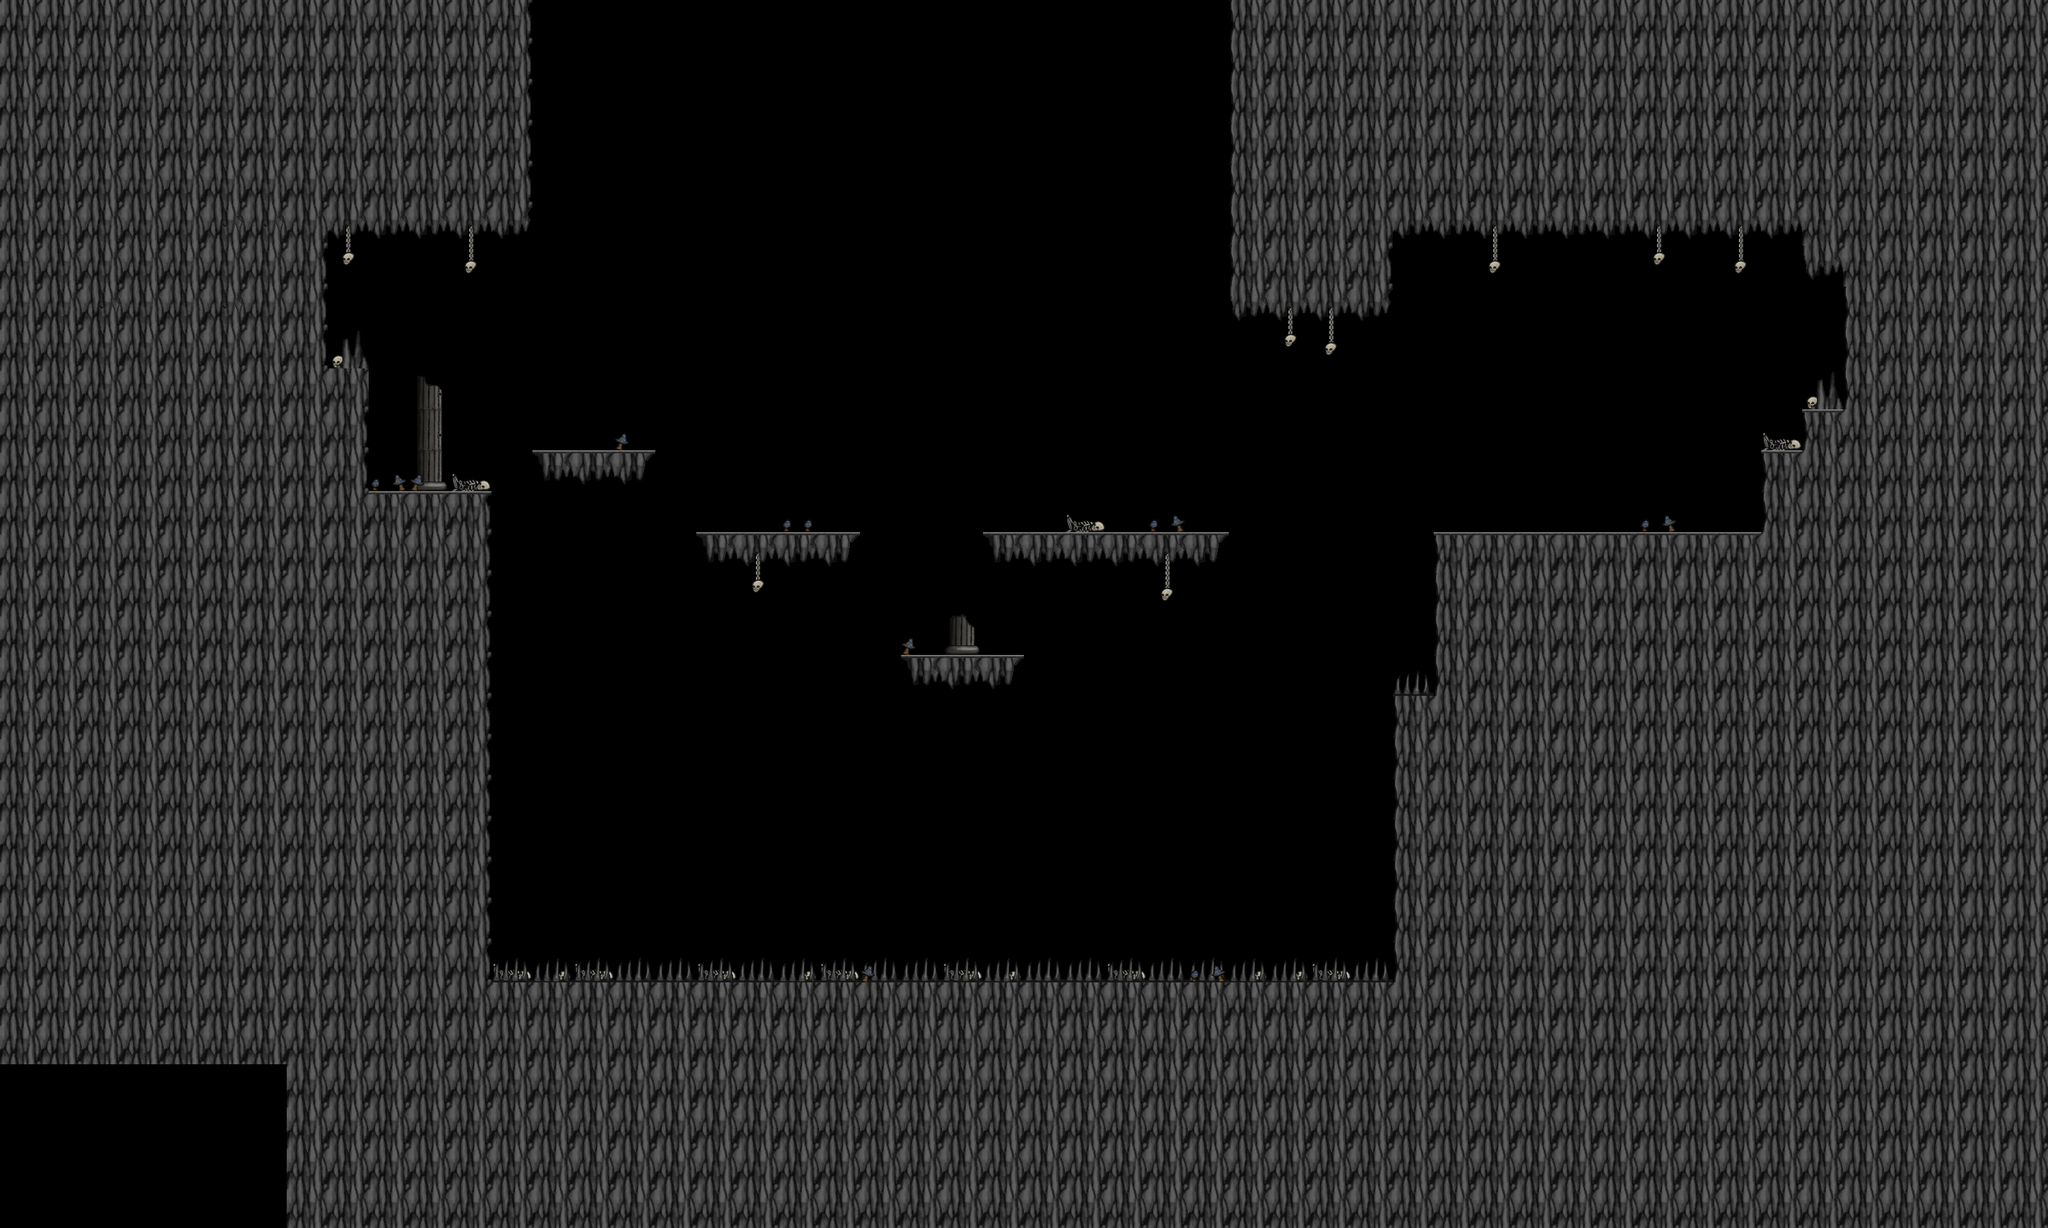

The image is a tile-based game level rendered from a .tmx file. Its description and source (layers, tilesets, objects; grid data summarised) follow:
An orthogonal 50x30 tile map with 64x64 px tiles, 2 tile layers (tiles, foreground), 1 hidden layer not drawn and 14 objects.

<map version="1.0" orientation="orthogonal" renderorder="right-down" width="50" height="30" tilewidth="64" tileheight="64" nextobjectid="1">
 <tileset firstgid="1" name="tilesetrockfinal" tilewidth="64" tileheight="64" tilecount="40" columns="10">
  <image source="../tilesets/tilesetrockfinal.png" width="640" height="256" />
  <tile id="6">
   <objectgroup draworder="index">
    <object id="2" x="0" y="0" width="64" height="32" />
   </objectgroup>
  </tile>
  <tile id="9">
   <objectgroup draworder="index">
    <object id="1" x="0" y="0" width="64" height="64" />
   </objectgroup>
  </tile>
  <tile id="11">
   <objectgroup draworder="index">
    <object id="1" x="0" y="0" width="64" height="64" />
   </objectgroup>
  </tile>
  <tile id="12">
   <objectgroup draworder="index">
    <object id="1" x="0" y="0" width="64" height="64" />
   </objectgroup>
  </tile>
  <tile id="13">
   <objectgroup draworder="index">
    <object id="1" x="0" y="0" width="64" height="64" />
   </objectgroup>
  </tile>
  <tile id="20">
   <objectgroup draworder="index">
    <object id="1" x="0" y="0" width="64" height="64" />
   </objectgroup>
  </tile>
  <tile id="21">
   <objectgroup draworder="index">
    <object id="1" x="0" y="0" width="64" height="64" />
   </objectgroup>
  </tile>
  <tile id="22">
   <objectgroup draworder="index">
    <object id="1" x="0" y="0" width="64" height="64" />
   </objectgroup>
  </tile>
  <tile id="23">
   <objectgroup draworder="index">
    <object id="1" x="0" y="0" width="64" height="64" />
   </objectgroup>
  </tile>
  <tile id="24">
   <objectgroup draworder="index">
    <object id="1" x="0" y="0" width="64" height="64" />
   </objectgroup>
  </tile>
  <tile id="30">
   <objectgroup draworder="index">
    <object id="1" x="0" y="0" width="64" height="64" />
   </objectgroup>
  </tile>
  <tile id="31">
   <objectgroup draworder="index">
    <object id="1" x="0" y="0" width="64" height="64" />
   </objectgroup>
  </tile>
  <tile id="32">
   <objectgroup draworder="index">
    <object id="1" x="0" y="0" width="64" height="64" />
   </objectgroup>
  </tile>
  <tile id="33">
   <objectgroup draworder="index">
    <object id="1" x="0" y="0" width="64" height="64" />
   </objectgroup>
  </tile>
  <tile id="34">
   <properties>
    <property name="name" value="spikes" />
   </properties>
  </tile>
 </tileset>
 <layer name="background" width="50" height="30" visible="0">
  <data>[1500 cells, 468 non-empty, 15 distinct tile ids]</data>
 </layer>
 <layer name="tiles" width="50" height="30">
  <data>[1500 cells, 911 non-empty, 20 distinct tile ids]</data>
 </layer>
 <layer name="foreground" width="50" height="30">
  <data>[1500 cells, 49 non-empty, 14 distinct tile ids]</data>
 </layer>
</map>
